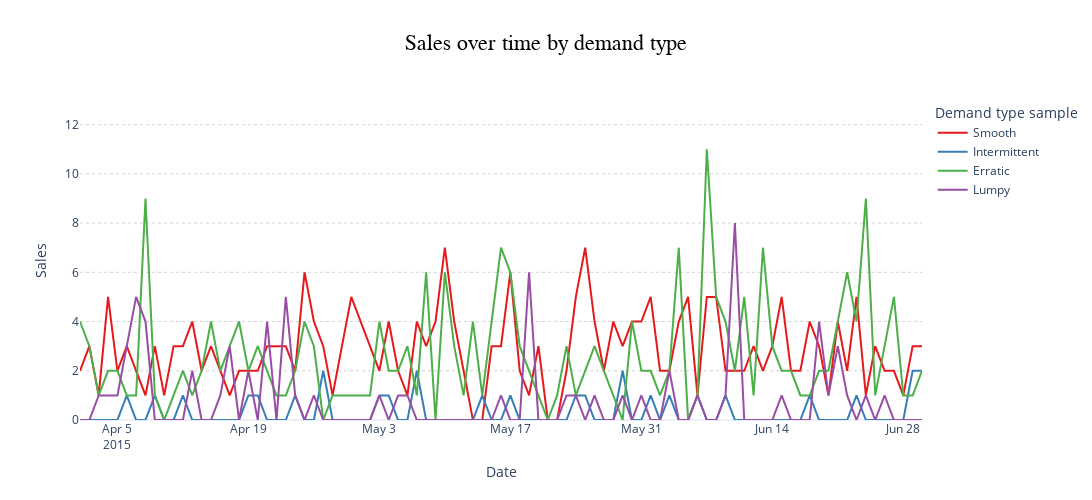

Write notebook code for a chart like this one.
### Code cell
import plotly.express as px

fig = px.line(
    sample_sales,
    x="date",
    y="sales",
    color="demand_type",
    category_orders={"demand_type": choices},
    markers=False,
    title="Sales over time by demand type",
    labels={
        "date": "Date",
        "sales": "Sales",
        "demand_type": "Demand type sample"
    },
    template="plotly_white",
    color_discrete_sequence=px.colors.qualitative.Set1,
    width=1600, height=500
)

fig.update_traces(line=dict(
    width=2)
    )

fig.update_layout(
    title=dict(
        x=0.5,
        font=dict(size=22,
                family="Arial",
                color="black")
    ),
    xaxis=dict(
        showgrid=False,
        gridcolor="lightgray",
        tickangle=0,
        gridwidth=1,
        griddash='dot'
    ),
    yaxis=dict(
        showgrid=True,
        gridcolor="lightgray",
        gridwidth=1,
        griddash='dot',
        tick0=0,
        dtick=2,
        range=[0, 13]
    ),
    legend=dict(
        title="Demand type sample",
        orientation="v",
        xanchor="center",
        x=1.1,
        y=1,
    )
)

fig.show()
